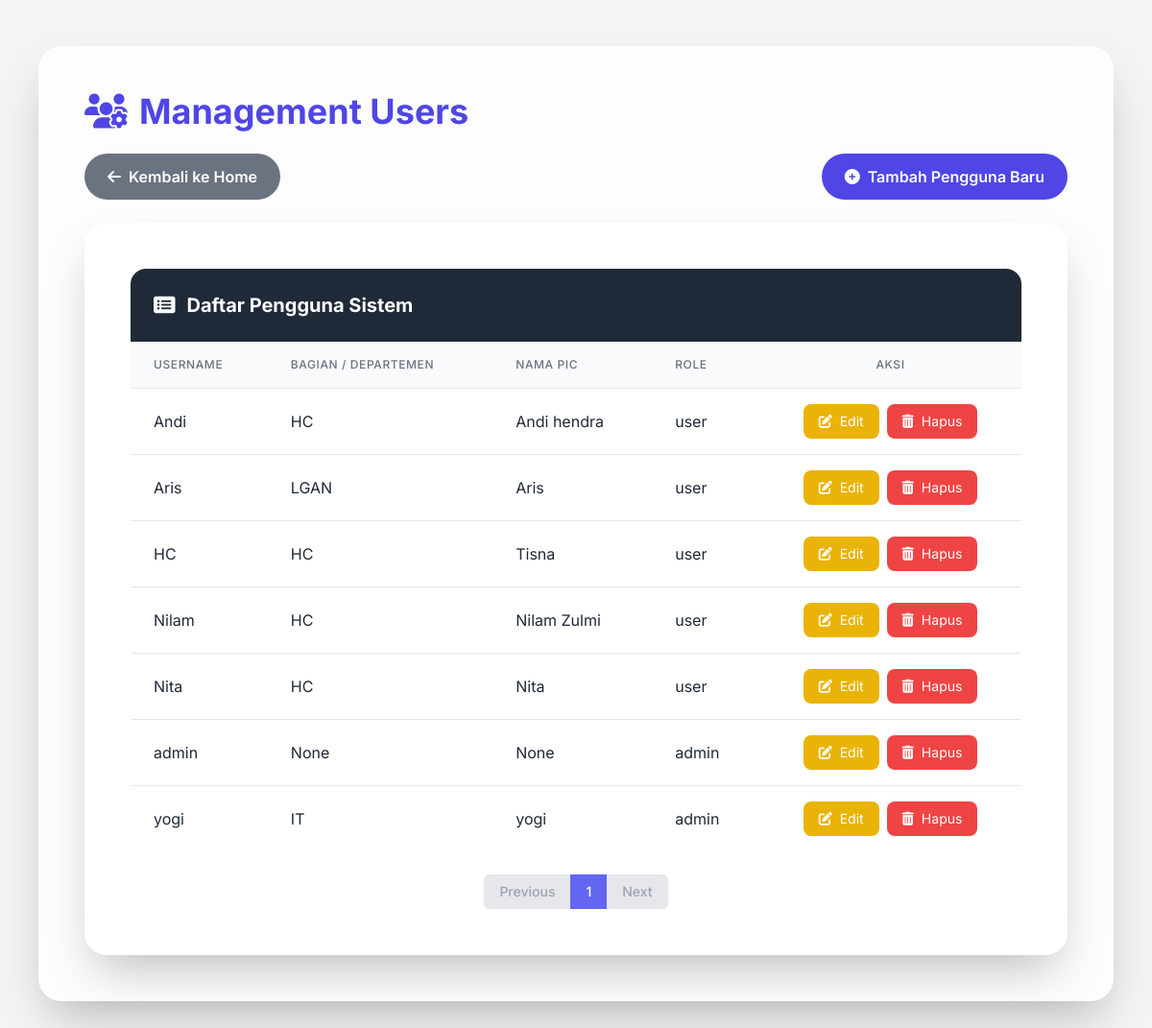
Before: /admin/users with the older database file.
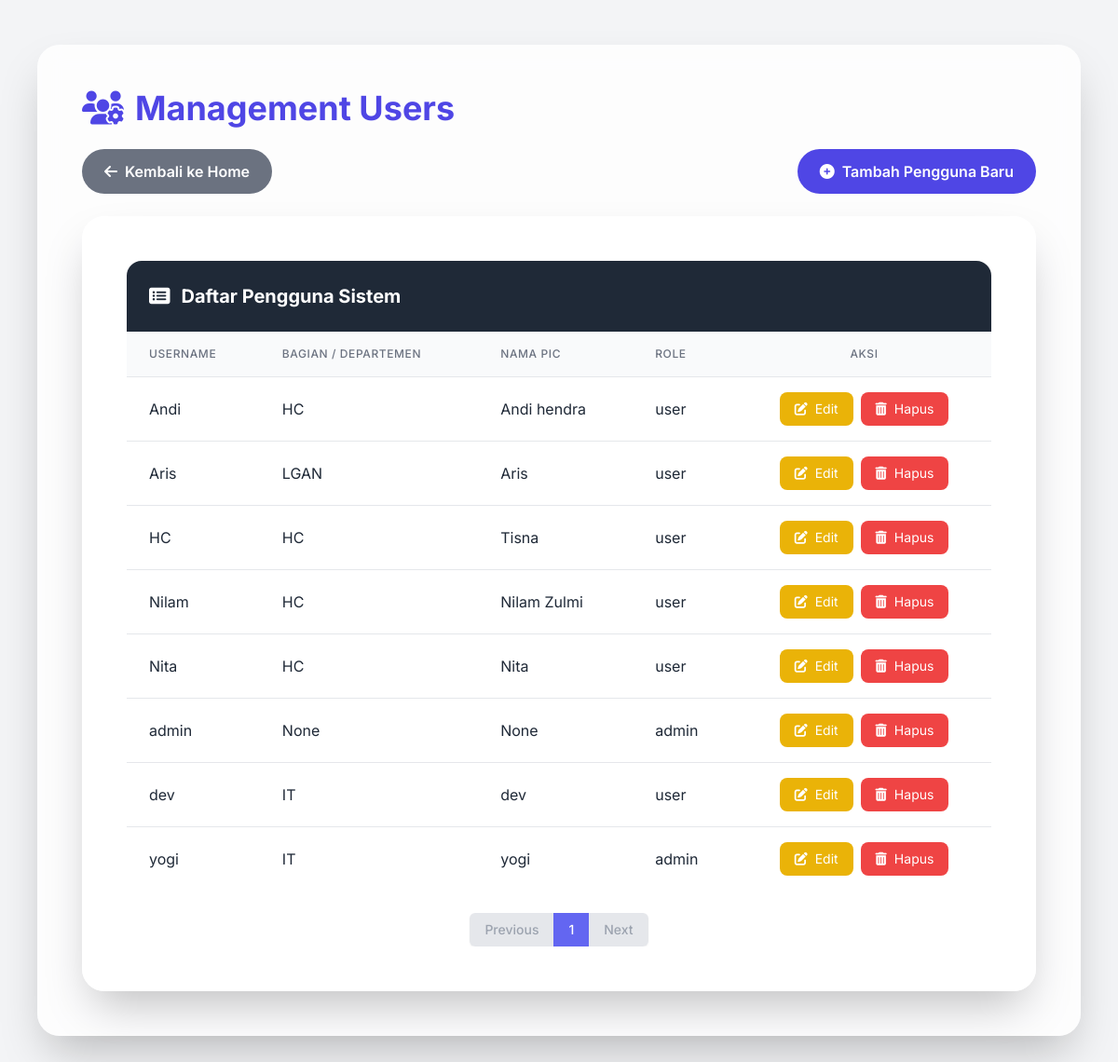
After: the same page with the newer database file.
### app.py (models this page shows, shortened)
class User(db.Model):
    id = db.Column(db.Integer, primary_key=True)
    username = db.Column(db.String(64), unique=True, nullable=False)
    password = db.Column(db.String(200), nullable=False)
    department = db.Column(db.String(100))
    pic_name = db.Column(db.String(100))
    role = db.Column(db.String(20))

### app.py (the view)
@app.route('/admin/users')
def manage_users():
    page = request.args.get('page', 1, type=int)
    per_page = 10
    all_users = User.query.order_by(User.username).all()
    total_pages = ceil(len(all_users) / per_page)
    users = all_users[(page - 1) * per_page: page * per_page]
    return render_template("manage_users.html", users=users, page=page, total_pages=total_pages)

### templates/manage_users.html (shortened to what the changed rows need)
<!DOCTYPE html>
<html lang="id">
<head>
    <script src="https://cdn.tailwindcss.com"></script>
    <link href="https://cdnjs.cloudflare.com/ajax/libs/font-awesome/6.5.0/css/all.min.css" rel="stylesheet">
</head>
<body class="bg-gray-100 text-gray-800">
<div class="container mx-auto px-4 py-8 md:py-12 max-w-6xl">
    <div class="bg-white/80 backdrop-blur-md rounded-3xl shadow-2xl p-6 md:p-10 lg:p-12 mb-8">
        <div class="flex items-center mb-6">
            <h2 class="text-indigo-600 font-bold text-3xl md:text-4xl">
                <i class="fas fa-users-cog mr-3"></i>Management Users
            </h2>
        </div>
        <div class="bg-white/80 backdrop-blur-md rounded-3xl shadow-2xl p-6 md:p-10 lg:p-12">
            <div class="overflow-x-auto rounded-b-2xl">
                <table class="min-w-full divide-y divide-gray-200 bg-white">
                    <thead class="bg-gray-50">
                        <tr>
                            <th scope="col" class="px-6 py-4 text-left text-xs font-medium text-gray-500 uppercase tracking-wider">Username</th>
                            <th scope="col" class="px-6 py-4 text-left text-xs font-medium text-gray-500 uppercase tracking-wider">Bagian / Departemen</th>
                            <th scope="col" class="px-6 py-4 text-left text-xs font-medium text-gray-500 uppercase tracking-wider">Nama PIC</th>
                            <th scope="col" class="px-6 py-4 text-left text-xs font-medium text-gray-500 uppercase tracking-wider">Role</th>
                            <th scope="col" class="px-6 py-4 text-center text-xs font-medium text-gray-500 uppercase tracking-wider">Aksi</th>
                        </tr>
                    </thead>
                    <tbody class="divide-y divide-gray-200">
                        {% for u in users %}
                        <tr class="hover:bg-gray-50 transition duration-150 ease-in-out">
                            <td class="px-6 py-4">{{ u.username }}</td>
                            <td class="px-6 py-4">{{ u.department }}</td>
                            <td class="px-6 py-4">{{ u.pic_name }}</td>
                            <td class="px-6 py-4">{{ u.role }}</td>
                            <td class="px-6 py-4 whitespace-nowrap text-center">
                                <div class="flex flex-col md:flex-row justify-center items-center gap-2">
                                    <button
                                        type="button"
                                        class="open-edit-modal-btn inline-flex items-center px-4 py-2 bg-yellow-500 text-white rounded-lg hover:bg-yellow-600 transition-colors duration-200 text-sm"
                                        data-user-id="{{ u.id }}"
                                        data-user-username="{{ u.username }}"
                                        data-user-department="{{ u.department }}"
                                        data-user-picname="{{ u.pic_name }}"
                                        data-user-role="{{ u.role }}"
                                    >
                                        <i class="fas fa-edit mr-2"></i> Edit
                                    </button>
                                    <button type="button" class="open-delete-modal-btn inline-flex items-center px-4 py-2 bg-red-500 text-white rounded-lg hover:bg-red-600 transition-colors duration-200 text-sm" data-user-id="{{ u.id }}" data-user-name="{{ u.username }}">
                                        <i class="fas fa-trash-alt mr-2"></i> Hapus
                                    </button>
                                </div>
                            </td>
                        </tr>
                        {% endfor %}
                    </tbody>
                </table>
    <div class="flex justify-center mt-6">
        <nav class="inline-flex rounded-md shadow-sm" aria-label="Pagination">
            {% if page > 1 %}
                <a href="{{ url_for('manage_users', page=page-1) }}" class="px-4 py-2 text-sm font-medium text-white bg-indigo-600 hover:bg-indigo-700 rounded-l-md">Previous</a>
            {% else %}
                <span class="px-4 py-2 text-sm font-medium text-gray-400 bg-gray-200 rounded-l-md cursor-not-allowed">Previous</span>
            {% endif %}
            {% for p in range(1, total_pages + 1) %}
                <a href="{{ url_for('manage_users', page=p) }}" class="px-4 py-2 text-sm font-medium {% if p == page %}bg-indigo-500 text-white{% else %}text-gray-700 bg-white hover:bg-gray-100{% endif %}">
                    {{ p }}
                </a>
            {% endfor %}
            {% if page < total_pages %}
                <a href="{{ url_for('manage_users', page=page+1) }}" class="px-4 py-2 text-sm font-medium text-white bg-indigo-600 hover:bg-indigo-700 rounded-r-md">Next</a>
            {% else %}
                <span class="px-4 py-2 text-sm font-medium text-gray-400 bg-gray-200 rounded-r-md cursor-not-allowed">Next</span>
            {% endif %}
        </nav>
    </div>
            </div>
        </div>
    </div>
</div>
</body>
</html>

Changed rows visible on the page:
added User: username "dev", department "IT", pic_name "dev", role "user"
